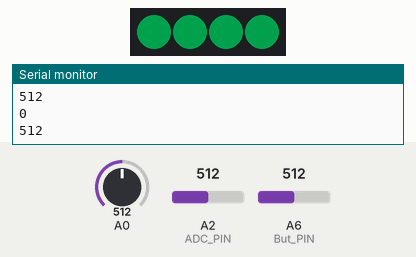
Recording of a sketch running on a simulated Arduino Nano, built with avr-gcc and run on an emulated ATmega328P. Shown: 4 RGB LEDs in strip order, left to right, the last lines printed to the serial monitor. Inputs (shaded band) come from the test bench; at power-on: A2 (ADC_PIN) = 512, A0 = 512, A6 (But_PIN) = 512. Dim RGB values are drawn brighter than linear; not simulated (calls return 0 or success): AnalogKey.h.

Above: at 1.2 s.
1.3 s: A2 (ADC_PIN) set to 610
At 1.9 s:
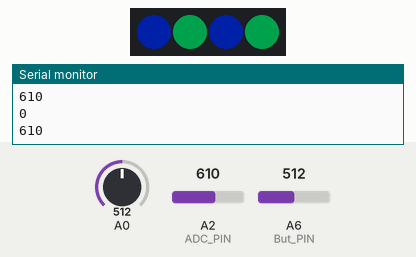
2.8 s: A2 (ADC_PIN) set to 810
At 4.0 s:
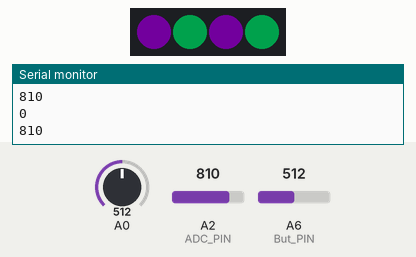
4.3 s: A2 (ADC_PIN) set to 900
At 5.5 s:
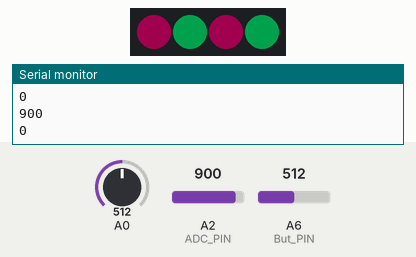
5.8 s: A2 (ADC_PIN) set to 306
At 6.6 s:
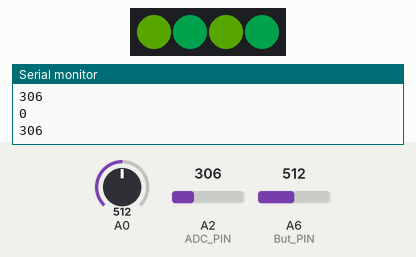
7.3 s: A2 (ADC_PIN) set to 511
At 7.6 s:
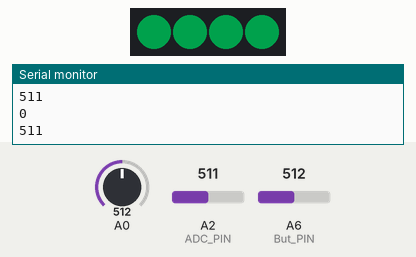
Timing chart, 0 to 9.8 s (numbered marks = the images above; inputs shaded):
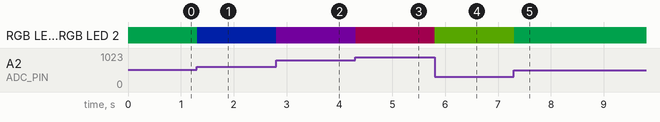

Measured:
- after the input at 1.3 s, RGB LED 0, RGB LED 2: RGB(0, 34, 16) → RGB(0, 8, 42) at once
- after the input at 2.8 s, RGB LED 0, RGB LED 2: RGB(0, 8, 42) → RGB(21, 0, 29) at once
- after the input at 4.3 s, RGB LED 0, RGB LED 2: RGB(21, 0, 29) → RGB(33, 0, 16) at once
- after the input at 5.8 s, RGB LED 0, RGB LED 2: RGB(33, 0, 16) → RGB(21, 40, 0) at once
- after the input at 7.3 s, RGB LED 0, RGB LED 2: RGB(21, 40, 0) → RGB(0, 34, 16) at once

The sketch:

Optika.ino
```cpp
#include <AnalogKey.h>
#include <SoftwareSerial.h>
#include "FastLED.h"


#define LED_PIN 2
#define NUM_LEDS 4
#define But_PIN A6
#define ADC_PIN A2


CRGB leds[NUM_LEDS];
CRGB leds_buf[NUM_LEDS];

byte counter;


int val = 0; //значение потенциометра
int valADC = 0; //значение потенциометра

bool bSwitch = 0;
bool bOnOff = 0;

void setup() {

  Serial.begin (9600);


  FastLED.addLeds<WS2812B, LED_PIN, GRB>(leds, NUM_LEDS).setCorrection( TypicalLEDStrip );
  FastLED.setBrightness(50);

  //Входные пины

  pinMode(But_PIN, INPUT);
  pinMode(ADC_PIN, INPUT);

  for (int i = 0; i < NUM_LEDS; i++ ) {         // от 0 до первой трети

    leds[i] = CHSV(map(analogRead(A0), 0, 1023, 0, 255), 255, 255); // HSV. Увеличивать HUE (цвет)

  }

}

void loop() {
  //Быдлокод для кнопки
  static int cButt = 0;
  val = analogRead(But_PIN);
  if (!(val < 600 || val > 800)) {
    cButt++;
  }
  else  {
    cButt = 10;
  }
  static int cPush = 0;
  static int otfPush = 0;
  if (cButt > 30)
  {
    otfPush = 1;
    cPush++;
  }
  else {
    if ((cPush < 30) && otfPush) {
      Serial.println("PUSH");
      otfPush = 0;
      bSwitch = !bSwitch;
    }
    if (!(cPush < 30) && otfPush) {
      Serial.println("Long_PUSH");
      otfPush = 0;
      bOnOff = !bOnOff;
    }
    cPush = 0;
  }
  //Быдлокод для кнопки

  valADC = analogRead(ADC_PIN);
  Serial.println(valADC);
  valADC = map(valADC, 0, 1023, 0, 255);


  for (int i = (int)bSwitch; i < NUM_LEDS; i += 2 ) {       // от 0 до первой трети

    leds[i] = CHSV(valADC, 255, 255);  // HSV. Увеличивать HUE (цвет)

  }
  static bool otfOnOff = 0;
  if (bOnOff)
  {

    for (int i = 0; i < NUM_LEDS; i++ ) {         // от 0 до первой трети

      leds[i] = CHSV(0, 0, 0);  // HSV. Увеличивать HUE (цвет)

    }
    otfOnOff = 1;
  }
  else
  {
    if (otfOnOff)
    {

      for (int i = 0; i < NUM_LEDS; i++ ) {         // от 0 до первой трети

        leds[i] = CHSV(map(analogRead(A0), 0, 1023, 0, 255), 255, 255); // HSV. Увеличивать HUE (цвет)

      }
      otfOnOff = 0;
    }


  }

  Serial.println(bOnOff);

  FastLED.show();
  delay(5);         // скорость движения радуги
}
```
